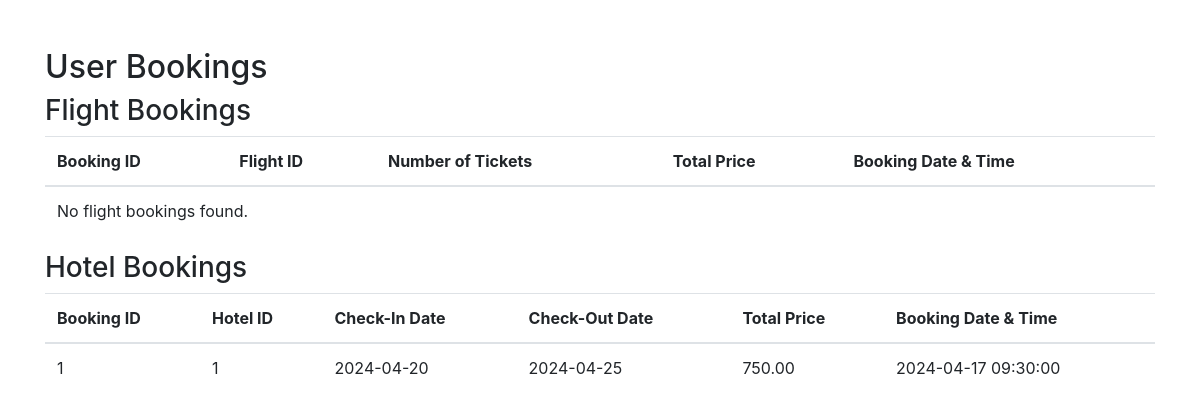
/booked.php (signed in), run on the app's committed database.
### tables this page shows
CREATE TABLE IF NOT EXISTS HotelBookings (
    BookingID INT PRIMARY KEY AUTO_INCREMENT,
    UserID INT,
    HotelID INT,
    CheckInDate DATE NOT NULL,
    CheckOutDate DATE NOT NULL,
    TotalPrice DECIMAL(10, 2) NOT NULL,
    BookingDateTime DATETIME NOT NULL,
    FOREIGN KEY (UserID) REFERENCES Users(UserID),
    FOREIGN KEY (HotelID) REFERENCES Hotels(HotelID)
);

### booked.php (the view, shortened to what this page needs)
<?php
require_once("connection.php");
$userID = $_SESSION['UserID'];
$flightBookingsQuery = "SELECT * FROM FlightBookings WHERE UserID = $userID";
$flightBookingsResult = $conn->query($flightBookingsQuery);
$hotelBookingsQuery = "SELECT * FROM HotelBookings WHERE UserID = $userID";
$hotelBookingsResult = $conn->query($hotelBookingsQuery);
?>
<!DOCTYPE html>
<html lang="en">
<head>
    <link href="https://maxcdn.bootstrapcdn.com/bootstrap/4.5.2/css/bootstrap.min.css" rel="stylesheet">
</head>
<body>
    <div class="container mt-5">
        <h2>User Bookings</h2>
        <h3>Flight Bookings</h3>
        <div class="table-responsive">
            <table class="table">
                <thead>
                    <tr>
                        <th>Booking ID</th>
                        <th>Flight ID</th>
                        <th>Number of Tickets</th>
                        <th>Total Price</th>
                        <th>Booking Date & Time</th>
                    </tr>
                </thead>
                <tbody>
                    <?php
                    if ($flightBookingsResult->num_rows > 0) {
                        while ($row = $flightBookingsResult->fetch_assoc()) {
                            echo "<tr>";
                            echo "<td>".$row['BookingID']."</td>";
                            echo "<td>".$row['FlightID']."</td>";
                            echo "<td>".$row['NumberOfTickets']."</td>";
                            echo "<td>".$row['TotalPrice']."</td>";
                            echo "<td>".$row['BookingDateTime']."</td>";
                            echo "</tr>";
                        }
                    } else {
                        echo "<tr><td colspan='5'>No flight bookings found.</td></tr>";
                    }
                    ?>
                </tbody>
            </table>
        </div>
        <h3>Hotel Bookings</h3>
        <div class="table-responsive">
            <table class="table">
                <thead>
                    <tr>
                        <th>Booking ID</th>
                        <th>Hotel ID</th>
                        <th>Check-In Date</th>
                        <th>Check-Out Date</th>
                        <th>Total Price</th>
                        <th>Booking Date & Time</th>
                    </tr>
                </thead>
                <tbody>
                    <?php
                    if ($hotelBookingsResult->num_rows > 0) {
                        while ($row = $hotelBookingsResult->fetch_assoc()) {
                            echo "<tr>";
                            echo "<td>".$row['BookingID']."</td>";
                            echo "<td>".$row['HotelID']."</td>";
                            echo "<td>".$row['CheckInDate']."</td>";
                            echo "<td>".$row['CheckOutDate']."</td>";
                            echo "<td>".$row['TotalPrice']."</td>";
                            echo "<td>".$row['BookingDateTime']."</td>";
                            echo "</tr>";
                        }
                    } else {
                        echo "<tr><td colspan='6'>No hotel bookings found.</td></tr>";
                    }
                    ?>
                </tbody>
            </table>
        </div>
    </div>
</body>
</html>

### data on the page
hotelbookings: BookingID "1", HotelID "1", CheckInDate "2024-04-20", CheckOutDate "2024-04-25", TotalPrice "750.00", BookingDateTime "2024-04-17 09:30:00"
